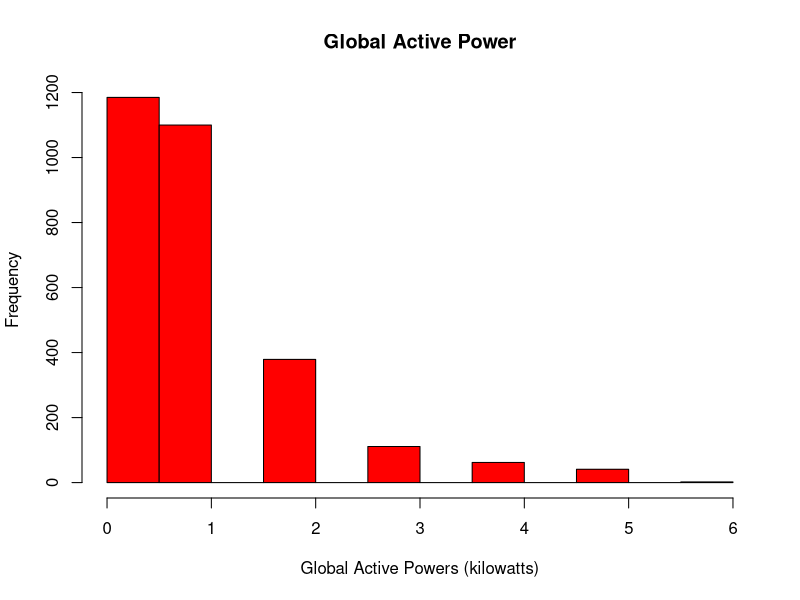

R code for this plot:
powerConsumption <- read.csv("household_power_consumption.txt", sep = ";")

png(filename = "plot1.png", width = 480, height = 480)

hist(round(as.numeric(powerConsumption$Global_active_power)), xlab = "Global Active Powers (kilowatts)", col="red", main="Global Active Power")

dev.off()
